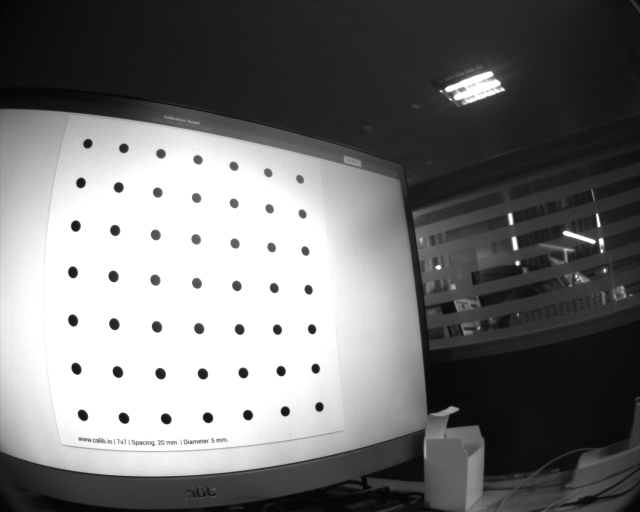
#> input picture calibration/Calibration_images/1.jpg, 1280 x 1024 px (shown at 1/2 size); its folder holds only this picture in this run
$ python Calibration.py
#> lines starting #> are read from the running program, lines starting #| are printed output that depends on the picture; after the words box and inside, x2 and y2 are one past the last pixel; in counts of white or black regions, pixels touching at a corner belong together; long printed decimals are rounded
import rm
import cv2
from CalibrationConfig import *
import numpy as np
import glob

criteria = (cv2.TERM_CRITERIA_EPS + cv2.TERM_CRITERIA_MAX_ITER, 30, 0.001)

objp = np.zeros((calibration_size[1] * calibration_size[0], 3), np.float32)
objp[:,:2] = np.mgrid[0:calibration_size[1], 0:calibration_size[0]].T.reshape(-1, 2)

objpoints = []
imgpoints = []


images = glob.glob(save_path + "*.jpg")
for image in images:
    img = cv2.imread(image)
#> img is the input picture: shape (1024, 1280, 3); min 2, max 255, mean 115.8
    gray = cv2.cvtColor(img, cv2.COLOR_BGR2GRAY)

    ret, centers = cv2.findCirclesGrid(gray, (calibration_size[1], calibration_size[0]), cv2.CALIB_CB_ASYMMETRIC_GRID)
#> ret = True; centers = 49 rows, first 8: [175.3, 286.9], [247.2, 296.1], [321.5, 307], [395.6, 319.2], [467.5, 332], [535.9, 345.1], [599.7, 358], [161.5, 365.3]

    if ret:
        objpoints.append(objp)

        centers2 = cv2.cornerSubPix(gray, centers, (6, 6), (-1, -1), criteria)
#> centers2 has the same summary as centers
        imgpoints.append(centers2)

        img = cv2.drawChessboardCorners(img, (calibration_size[1], calibration_size[0]), centers2, ret)
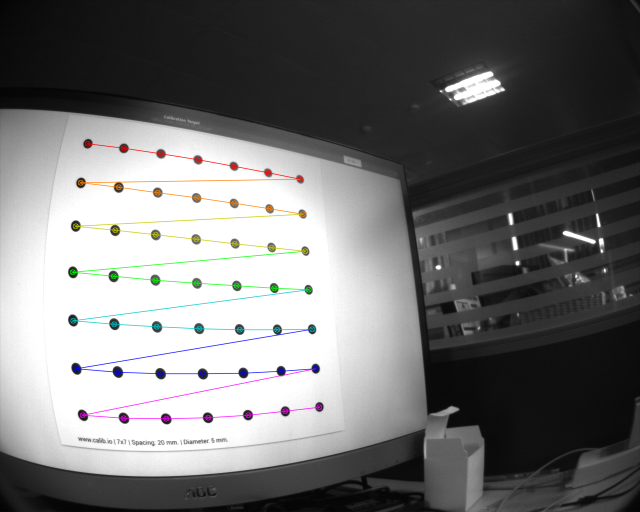
#> img: shape (1024, 1280, 3) (shown at 1/2 size); 1.68% of pixels changed, all inside (x1, y1, x2, y2) = (139, 281, 645, 844)
        cv2.imshow('img', img)
        key = cv2.waitKey(0)
#> (key Esc is pressed here)
        if key == 27:
            break
    else:
        print("Failed to find circle grid")

cv2.destroyAllWindows()


#标定
ret, mtx, dist, rvecs, tvecs = cv2.calibrateCamera(objpoints, imgpoints, gray.shape[::-1], None, None)
#> ret = 0.301; mtx = [[1011.9, 0, 710.8], [0, 993.4, 443.9], [0, 0, 1]]; dist = [[-0.548, 0.239, 0.0176, -0.0191, -0.0572]]; rvecs = ([-0.327, -0.733, 0.00962],); tvecs = ([-5.94, -1.9, 9.3],)

mean_error = 0
for i in range(len(objpoints)):
    imgpoints2, _ = cv2.projectPoints(objpoints[i], rvecs[i], tvecs[i], mtx, dist)
    error = cv2.norm(imgpoints[i], imgpoints2, cv2.NORM_L2) / len(imgpoints2)
    mean_error += error
#> this loop made 1 pass
#> (error, mean_error) on pass 1: (0.043, 0.043)
#> after the loop, mean_error = 0.043
total_error = mean_error / len(objpoints)
#> total_error = 0.043

print(f"mean_error = {total_error}")
#| mean_error = 0.043

# np.savez(calibration_result_save_path + f"_{total_error}", dist_array=dist, mtx_array=mtx)

$ run again, on calibration/Calibration_images/13.jpg
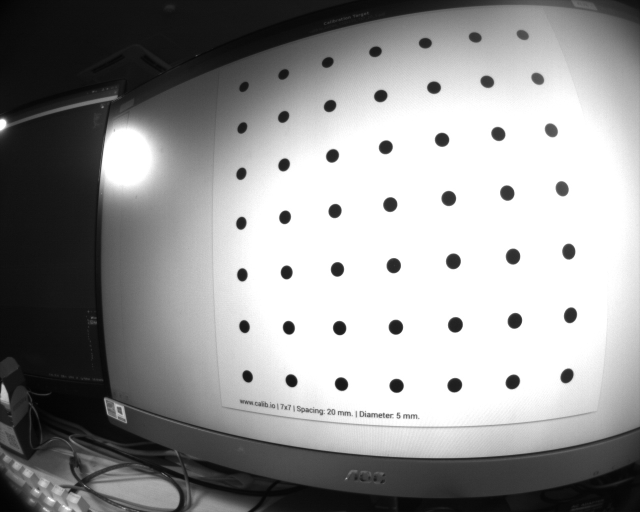
#> input picture calibration/Calibration_images/13.jpg, 1280 x 1024 px (shown at 1/2 size)
#> img is the input picture: shape (1024, 1280, 3); min 2, max 255, mean 148.6
#> `ret, centers = cv2.findCirclesGrid(gray, (calibration_size[1], calibra..`: ret = True; centers = 49 rows, first 8: [487.5, 173.1], [566.7, 148.1], [654.8, 124.1], [750.4, 102.8], [850.2, 85.68], [949.9, 74.17], [1044.9, 69.22], [484.1, 255.3]
#> centers2 has the same summary as centers
#> `img = cv2.drawChessboardCorners(img, (calibration_size[1], calibration..`:
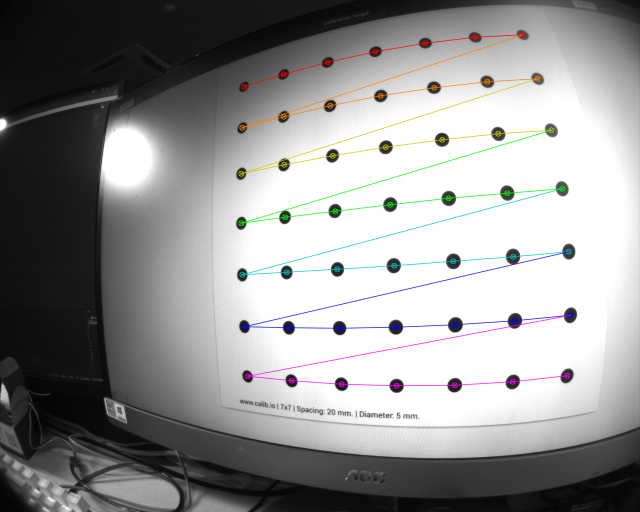
#> img: shape (1024, 1280, 3) (shown at 1/2 size); 2.14% of pixels changed, all inside (x1, y1, x2, y2) = (476, 63, 1148, 778)
#> `ret, mtx, dist, rvecs, tvecs = cv2.calibrateCamera(objpoints, imgpoint..`: ret = 0.137; mtx = [[899.6, 0, 640.8], [0, 901.3, 495.9], [0, 0, 1]]; dist = [[-0.496, 0.293, 0.000164, 0.00176, -0.102]]; rvecs = ([-0.0858, 0.46, -0.0591],); tvecs = ([-1.65, -3.47, 8.86],)
#> the loop `for i in range(len(objpoints)):` made 1 pass
#> (error, mean_error) on pass 1: (0.0195, 0.0195)
#> after the loop `for i in range(len(objpoints)):`: mean_error = 0.0195
#| mean_error = 0.01954

$ run again, on calibration/Calibration_images/14.jpg
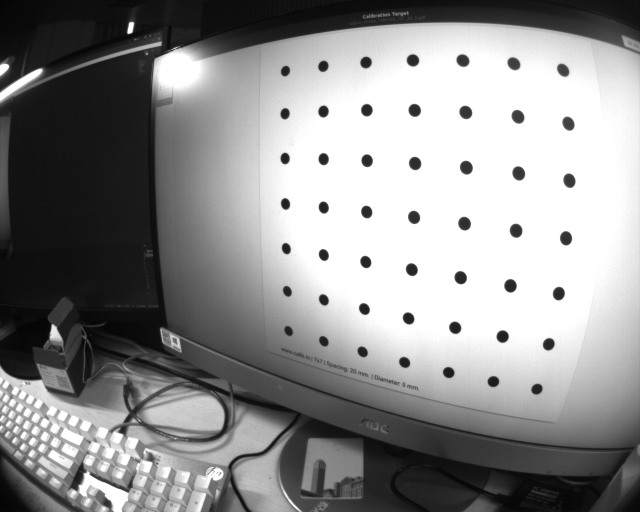
#> input picture calibration/Calibration_images/14.jpg, 1280 x 1024 px (shown at 1/2 size)
#> img is the input picture: shape (1024, 1280, 3); min 2, max 255, mean 142
#> `ret, centers = cv2.findCirclesGrid(gray, (calibration_size[1], calibra..`: ret = True; centers = 49 rows, first 8: [570.4, 141.7], [646.2, 132.1], [731.6, 124.5], [825.5, 120.3], [925.4, 120.7], [1027.4, 127], [1125.9, 139.8], [569.7, 227]
#> centers2 has the same summary as centers
#> `img = cv2.drawChessboardCorners(img, (calibration_size[1], calibration..`:
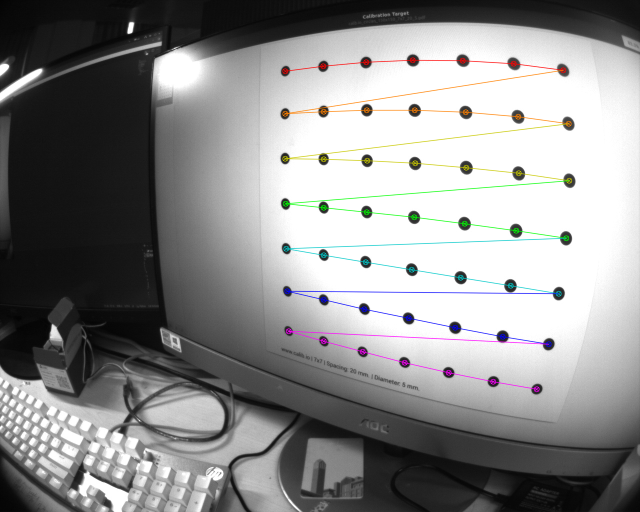
#> img: shape (1024, 1280, 3) (shown at 1/2 size); 1.93% of pixels changed, all inside (x1, y1, x2, y2) = (564, 114, 1145, 785)
#> `ret, mtx, dist, rvecs, tvecs = cv2.calibrateCamera(objpoints, imgpoint..`: ret = 0.0844; mtx = [[911.2, 0, 636.3], [0, 911.6, 499.8], [0, 0, 1]]; dist = [[-0.507, 0.297, -0.000547, 0.00328, -0.1]]; rvecs = ([0.238, 0.599, 0.0695],); tvecs = ([-0.728, -3.91, 9.1],)
#> the loop `for i in range(len(objpoints)):` made 1 pass
#> (error, mean_error) on pass 1: (0.0121, 0.0121)
#> after the loop `for i in range(len(objpoints)):`: mean_error = 0.0121
#| mean_error = 0.01206

$ run again, on calibration/Calibration_images/15.jpg
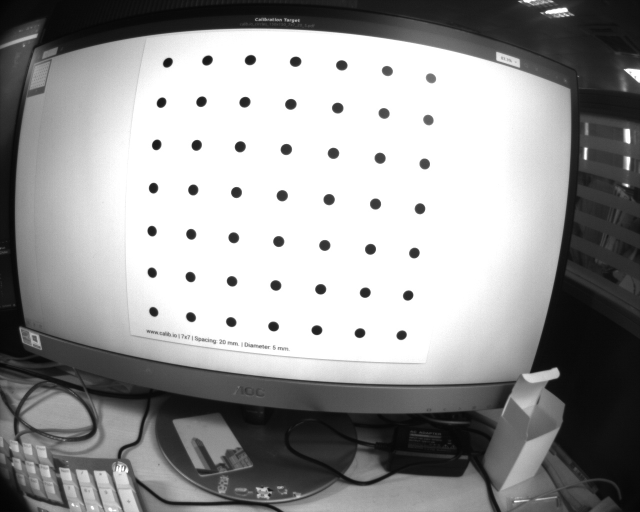
#> input picture calibration/Calibration_images/15.jpg, 1280 x 1024 px (shown at 1/2 size)
#> img is the input picture: shape (1024, 1280, 3); min 2, max 255, mean 151.2
#> `ret, centers = cv2.findCirclesGrid(gray, (calibration_size[1], calibra..`: ret = True; centers = 49 rows, first 8: [335.3, 124.8], [414.5, 120.5], [500.3, 119.7], [590.8, 122.9], [683.1, 130.2], [774.2, 141.4], [861.5, 156.1], [322.6, 204.8]
#> centers2 has the same summary as centers
#> `img = cv2.drawChessboardCorners(img, (calibration_size[1], calibration..`:
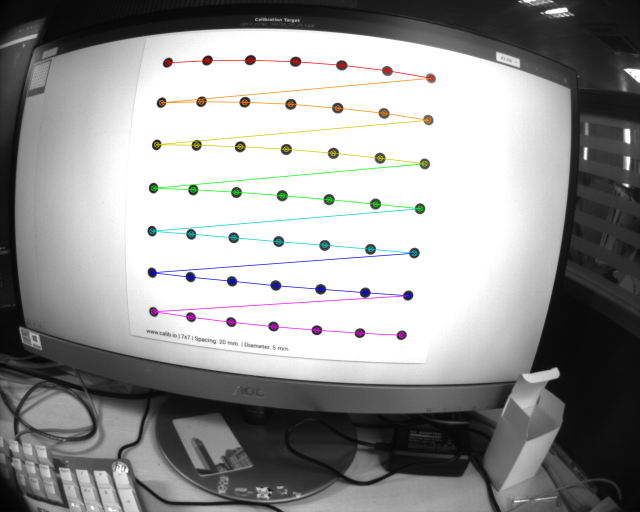
#> img: shape (1024, 1280, 3) (shown at 1/2 size); 1.87% of pixels changed, all inside (x1, y1, x2, y2) = (298, 114, 869, 677)
#> `ret, mtx, dist, rvecs, tvecs = cv2.calibrateCamera(objpoints, imgpoint..`: ret = 0.13; mtx = [[540.3, 0, 637.7], [0, 532.2, 494.8], [0, 0, 1]]; dist = [[-0.186, 0.0543, 0.0015, 0.00349, -0.0112]]; rvecs = ([0.138, -0.0195, 0.0872],); tvecs = ([-3.51, -4.34, 5.18],)
#> the loop `for i in range(len(objpoints)):` made 1 pass
#> (error, mean_error) on pass 1: (0.0186, 0.0186)
#> after the loop `for i in range(len(objpoints)):`: mean_error = 0.0186
#| mean_error = 0.01863

$ run again, on calibration/Calibration_images/10.jpg
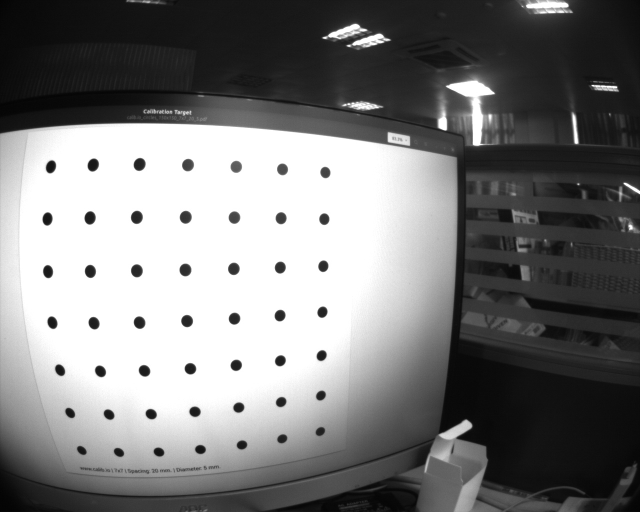
#> input picture calibration/Calibration_images/10.jpg, 1280 x 1024 px (shown at 1/2 size)
#> img is the input picture: shape (1024, 1280, 3); min 2, max 255, mean 123.6
#> `ret, centers = cv2.findCirclesGrid(gray, (calibration_size[1], calibra..`: ret = True; centers = 49 rows, first 8: [101.5, 333.2], [186, 329.6], [278.7, 328.4], [375.4, 329.7], [472, 333.2], [564.5, 338.3], [650.3, 344.6], [94.54, 437.5]
#> centers2 has the same summary as centers
#> `img = cv2.drawChessboardCorners(img, (calibration_size[1], calibration..`:
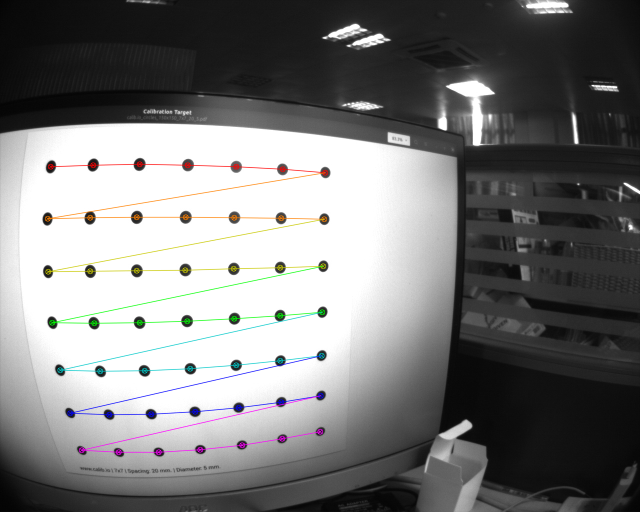
#> img: shape (1024, 1280, 3) (shown at 1/2 size); 1.87% of pixels changed, all inside (x1, y1, x2, y2) = (89, 322, 657, 911)
#> `ret, mtx, dist, rvecs, tvecs = cv2.calibrateCamera(objpoints, imgpoint..`: ret = 0.172; mtx = [[911, 0, 659.6], [0, 910.2, 496], [0, 0, 1]]; dist = [[-0.492, 0.264, 6.35e-05, -0.000958, -0.075]]; rvecs = ([0.0622, -0.521, 0.00577],); tvecs = ([-5.3, -1.55, 6.58],)
#> the loop `for i in range(len(objpoints)):` made 1 pass
#> (error, mean_error) on pass 1: (0.0245, 0.0245)
#> after the loop `for i in range(len(objpoints)):`: mean_error = 0.0245
#| mean_error = 0.02454
